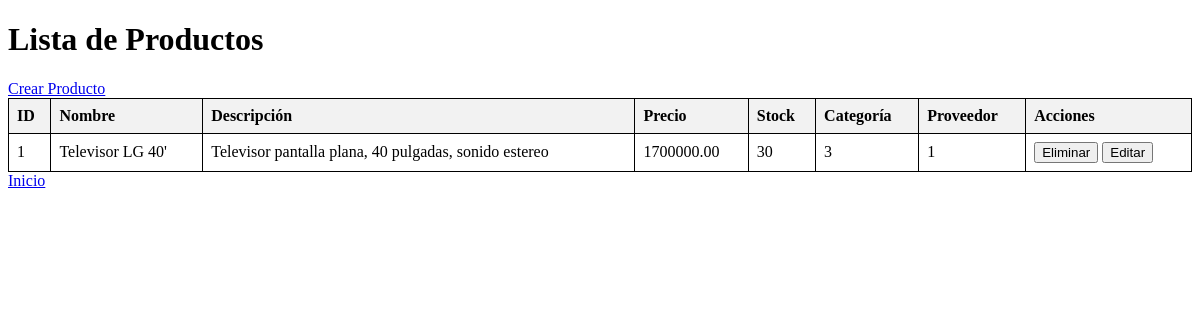
The page /indexProductos.php (signed in) on the database its author committed.
### tables this page shows
CREATE TABLE `productos` (
  `id_producto` int(11) NOT NULL,
  `nombre` varchar(100) NOT NULL,
  `descripcion` text DEFAULT NULL,
  `precio` decimal(10,2) NOT NULL,
  `stock` int(11) NOT NULL,
  `id_categoria` int(11) NOT NULL,
  `id_proveedor` int(11) DEFAULT NULL
);

### indexProductos.php (the view, shortened to what this page needs)
<?php
include 'conexion.php';
$sql = "SELECT * FROM productos";
$result = $conn->query($sql);
?>
<!DOCTYPE html>
<html lang="es">
<head>
</head>
<body>
    <h1>Lista de Productos</h1>
    <a href="CrearProductos.php">Crear Producto</a>
    <table>
        <tr>
            <th>ID</th>
            <th>Nombre</th>
            <th>Descripción</th>
            <th>Precio</th>
            <th>Stock</th>
            <th>Categoría</th>
            <th>Proveedor</th>
            <th>Acciones</th>
        </tr>
        <?php if ($result->num_rows > 0): ?>
            <?php while($producto = $result->fetch_assoc()): ?>
            <tr>
                <td><?php echo $producto['id_producto']; ?></td>
                <td><?php echo $producto['nombre']; ?></td>
                <td><?php echo $producto['descripcion']; ?></td>
                <td><?php echo $producto['precio']; ?></td>
                <td><?php echo $producto['stock']; ?></td>
                <td><?php echo $producto['id_categoria']; ?></td>
                <td><?php echo $producto['id_proveedor']; ?></td>
                <td>
                    <form method="post" style="display:inline;">
                        <input type="submit" name="delete" value="Eliminar">
                    </form>
                    <form method="get" action="ActualizarProductos.php" style="display:inline;">
                        <input type="submit" value="Editar">
                    </form>
                </td>
            </tr>
            <?php endwhile; ?>
        <?php else: ?>
            <tr>
                <td colspan="8">No se encontraron productos</td>
            </tr>
        <?php endif; ?>
    </table>
    <div>
        <a href="index.php">Inicio</a>
    </div>
</body>
</html>

### indexProductos.php (style rules this page uses)
table { width: 100%; border-collapse: collapse; }
table, th, td { border: 1px solid black; }
th, td { padding: 8px; text-align: left; }
th { background-color: #f2f2f2; }

### rows shown on the page
productos: id_producto "1", nombre "Televisor LG 40'", descripcion "Televisor pantalla plana, 40 pulgadas, sonido estereo", precio "1700000.00", stock "30", id_categoria "3", id_proveedor "1"
